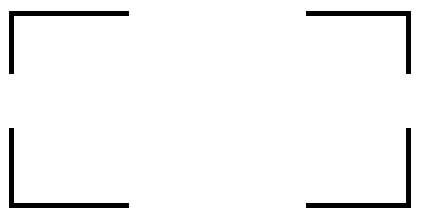
#> input picture pra/05_lane_detect/lines.jpg, 422 x 219 px
$ python lane_detect_01.py
#> lines starting #> are read from the running program, lines starting #| are printed output that depends on the picture; after the words box and inside, x2 and y2 are one past the last pixel; in counts of white or black regions, pixels touching at a corner belong together
import cv2
import numpy as np

img = cv2.imread('lines.jpg',-1)
#> img is the input picture: shape (219, 422, 3); min 0, max 255, mean 245.1
cv2.imshow('line',img)
print(img.shape)
#| (219, 422, 3)

gray = cv2.cvtColor(img,cv2.COLOR_BGR2GRAY)
blur = cv2.GaussianBlur(gray,(5,5),0)
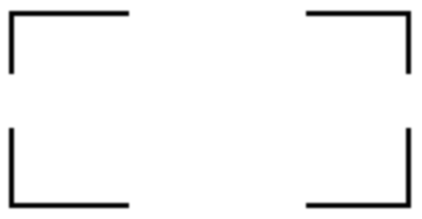
#> blur: shape (219, 422); min 0, max 255, mean 245.1
canny = cv2.Canny(img,50,150)
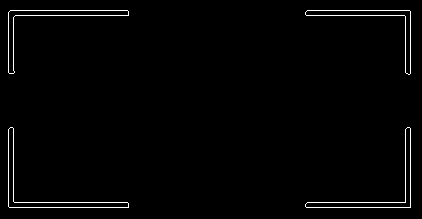
#> canny: shape (219, 422); 1.6% white in thin lines or dots, all inside (x1, y1, x2, y2) = (8, 10, 411, 208)
cv2.imshow('draw_line',canny)

gray = cv2.cvtColor(img,cv2.COLOR_BGR2GRAY)
blur = cv2.GaussianBlur(gray,(5,5),0)
canny = cv2.Canny(img,50,150)

lines = cv2.HoughLinesP(canny,1,np.pi/180,50,maxLineGap=180,minLineLength=20)
#> lines = [[10, 10, 409, 10], [9, 207, 410, 207], [8, 202, 410, 202], [8, 15, 410, 15], [13, 201, 13, 17], [410, 206, 410, 11], [405, 201, 405, 16], [8, 206, 8, 12]]
for line in lines:
    x1,y1,x2,y2 = line[0]
    cv2.line(img,(x1,y1),(x2,y2),(255,0,0),3)
#> this loop made 8 passes
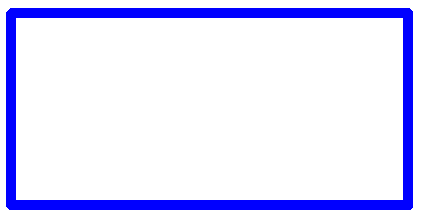
#> img: shape (219, 422, 3); 12.72% of pixels changed, all inside (x1, y1, x2, y2) = (6, 8, 413, 210)

cv2.imshow('draw_line',img)
